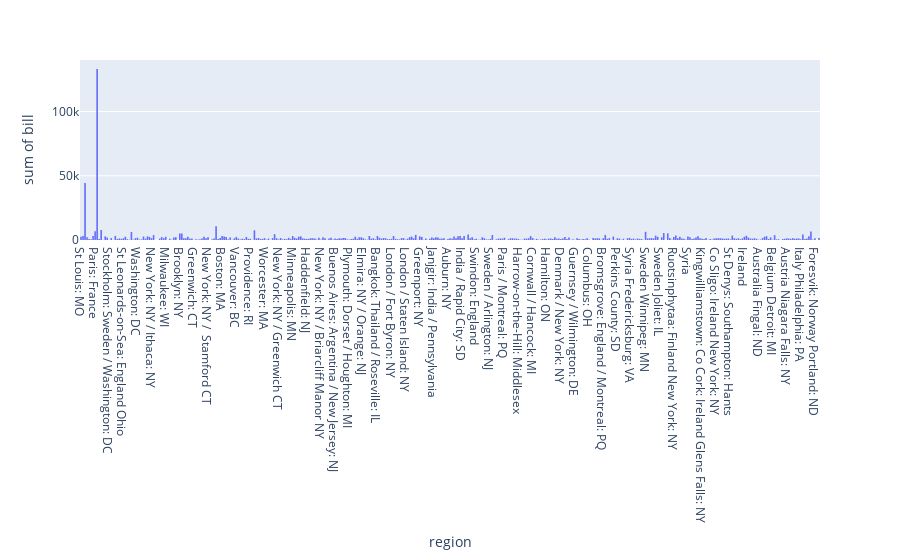

Notebook code for this chart:
### Code cell
##Задание 3

# Попробуем построить базовую гистограмму распределения по регионам
fig = px.histogram(DataFrame, x="region", y="bill" )
fig.show()

### Figure 1 — Plotly figure (JSON) as saved in the notebook; plotly's stock layout.template omitted (floating-point values rounded to 4 significant figures; data arrays with more than 128 entries replaced by an {"elided": "..."} marker saying what was removed)
{"data": [{"alignmentgroup": "True", "bingroup": "x", "histfunc": "sum", "hovertemplate": "region=%{x}<br>sum of bill=%{y}<extra></extra>", "legendgroup": "", "marker": {"color": "#636efa", "pattern": {"shape": ""}}, "name": "", "offsetgroup": "", "orientation": "v", "showlegend": false, "type": "histogram", "x": {"elided": "915 str values"}, "xaxis": "x", "y": {"elided": "915 int values"}, "yaxis": "y"}], "layout": {"autosize": true, "barmode": "relative", "legend": {"tracegroupgap": 0}, "margin": {"t": 60}, "xaxis": {"anchor": "y", "autorange": true, "domain": [0, 1], "range": [-0.5, 366.5], "title": {"text": "region"}, "type": "category"}, "yaxis": {"anchor": "x", "autorange": true, "domain": [0, 1], "range": [0, 140100.0], "title": {"text": "sum of bill"}, "type": "linear"}}}
